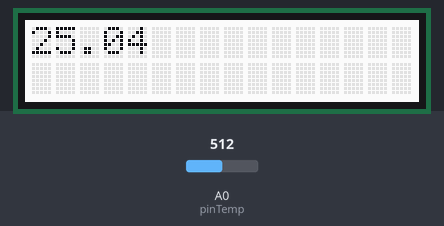
Recording of a sketch running on a simulated Arduino Uno, built with avr-gcc and run on an emulated ATmega328P. Shown: 16×2 character LCD. Inputs (shaded band) come from the test bench; at power-on: A0 (pinTemp) = 512.

Above: at 1.2 s.
1.3 s: A0 (pinTemp) set to 716
At 2.7 s:
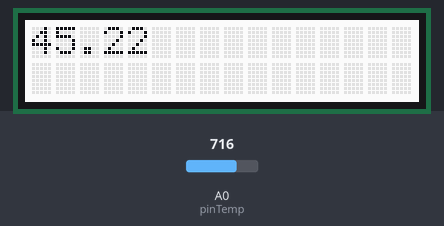
5.4 s: A0 (pinTemp) set to 900
At 6.9 s:
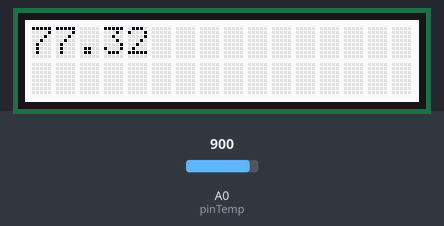
8.6 s: A0 (pinTemp) set to 1023
At 9.5 s:
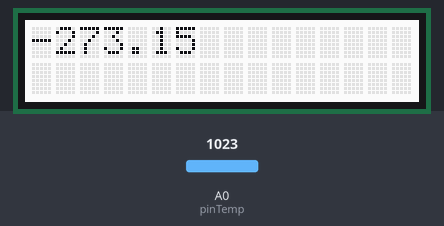
Timing chart, 0 to 11.6 s (numbered marks = the images above; inputs shaded):
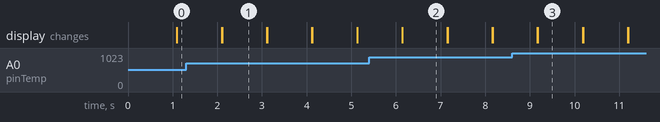

Measured:
- after the input at 1.3 s, the display: first differs from a run without the input after 0.81 s (image 1)
- after the input at 5.4 s, the display: first differs from a run without the input after 0.75 s (image 2)
- after the input at 8.6 s, the display: first differs from a run without the input after 0.58 s (image 3)
- what the display in image 1 shows lasts 1.0 s, from 2.1 s to 3.1 s

The sketch:

temp_and_display.ino
```cpp
// (licence header left out)
#include <Wire.h>
#include "rgb_lcd.h"

// Define the pin to which the temperature sensor is connected.
const int pinTemp = A0;

// Define the B-value of the thermistor.
// This value is a property of the thermistor used in the Grove - Temperature Sensor,
// and used to convert from the analog value it measures and a temperature value.
const int B = 3975;

// Define the lcd display
rgb_lcd lcd;

void setup() {
    // Configure the serial communication line at 9600 baud (bits per second.)
    Serial.begin(9600);
    // set up the LCD's number of columns and rows:
    lcd.begin(16, 2);
    // Print a message to the LCD.
    lcd.println("hello temp App");
}

void loop() {
    //messure

    // Get the (raw) value of the temperature sensor.
    int val = analogRead(pinTemp);

    // Determine the current resistance of the thermistor based on the sensor value.
    float resistance = (float)(1023-val)*10000/val;

    // Calculate the temperature based on the resistance value.
    float temperature = 1/(log(resistance/10000)/B+1/298.15)-273.15;

    //display

    lcd.println(temperature);
    delay(1000);
    lcd.clear();
}

/*********************************************************************************************************
  END FILE
*********************************************************************************************************/
```
